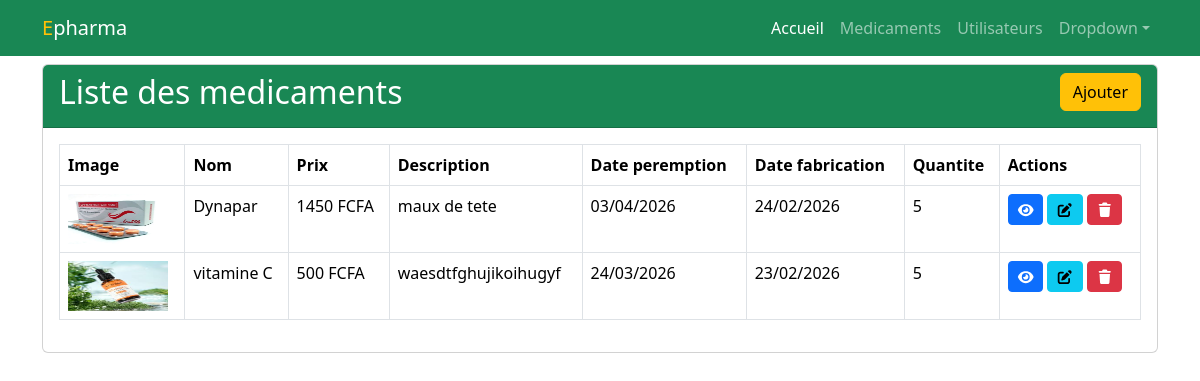
The app's page /epharma/index.php?page=medicament with its own data.
### tables this page shows
CREATE TABLE `medicaments` (
  `id` int(11) NOT NULL,
  `nom` varchar(255) NOT NULL,
  `prix` int(11) NOT NULL,
  `description` text NOT NULL,
  `peremption` date NOT NULL,
  `fab` date NOT NULL,
  `stock` int(11) NOT NULL,
  `image` varchar(255) NOT NULL
);

### epharma/models/database.php (called while the page is built, shortened)
<?php
try{
    $db = new PDO("mysql:host=localhost;dbname=epharma", "root", "");
}catch( PDOException $e){
    die("Erreur : ".$e->getMessage()." à la ligne ".__LINE__);
}
function recupererTousLesMedicaments(){
    global $db;
    try {
       $q =  $db->prepare("SELECT * FROM medicaments ORDER BY id DESC");
       $q->execute();
       return $q->fetchAll();
    }catch( PDOException $e){
        die("Erreur : ".$e->getMessage()." à la ligne ".__LINE__);
    }
}

### epharma/views/medicaments.php (the view, shortened to what this page needs)
<div class="container mt-5 pt-3">
    <div class="card">
        <div class="card-header bg-success text-white">
            <div class="row">
                <h2 class="col-md-10">Liste des medicaments</h2>
                <div class="col-md-2 text-end">
                    <a href="?page=medicament&type=ajout" class="btn btn-warning">Ajouter</a>
                </div>
            </div>
        </div>
        <div class="card-body">
            <table class="table table-bordered">
                <thead>
                    <tr>
                        <th>Image</th>
                        <th>Nom</th>
                        <th>Prix</th>
                        <th>Description</th>
                        <th>Date peremption</th>
                        <th>Date fabrication</th>
                        <th>Quantite</th>
                        <th>Actions</th>
                    </tr>
                </thead>
                <tbody>
                    <?php foreach($medicaments as $m){ ?>
                    <tr>
                        <td>
                            <img src="images/<?= $m['image'] ?>" width="100" height="50" alt="">
                        </td>
                        <td><?=  $m["nom"] ?></td>
                        <td><?= $m["prix"] ?> FCFA</td>
                        <td><?= $m["description"] ?></td>
                        <td><?= date("d/m/Y", strtotime($m["peremption"]))  ?></td>
                        <td><?= date("d/m/Y" ,strtotime($m["fab"])) ?></td>
                        <td><?= $m["stock"] ?></td>
                        <td>
                            <a href="?page=medicament&info=<?= $m['id'] ?>" class="btn btn-primary btn-sm"><i class="fa fa-eye"></i></a>
                            <a href="?page=medicament&type=edit&id=<?= $m['id'] ?>" class="btn btn-info btn-sm"><i class="fa fa-edit"></i></a>
                            <a href="" data-bs-toggle="modal" data-bs-target="#exampleModal<?= $m['id'] ?>" class="btn btn-danger btn-sm"><i class="fa fa-trash"></i></a>
                        </td>
                    </tr>
                    <?php } ?>
                </tbody>
            </table>
        </div>
    </div>
</div>

### epharma/views/header.php (shortened to what this page needs)
<!DOCTYPE html>
<html lang="en">
<head>
    <link rel="stylesheet" href="https://cdnjs.cloudflare.com/ajax/libs/font-awesome/7.0.1/css/all.min.css" />
    <link rel="stylesheet" href="https://cdn.jsdelivr.net/npm/bootstrap@5.3.8/dist/css/bootstrap.min.css">
</head>
<body>
    <nav
        class="navbar navbar-expand-sm navbar-dark bg-success fixed-top"
    >
        <div class="container">
            <a class="navbar-brand" href="#"> <span class="text-warning">E</span>pharma</a>
            <div class="collapse navbar-collapse" id="collapsibleNavId">
                <ul class="navbar-nav ms-auto mt-2 mt-lg-0">
                    <li class="nav-item">
                        <a class="nav-link active" href="?page=home" aria-current="page"
                            >Accueil
                            <span class="visually-hidden">(current)</span></a
                        >
                    </li>
                    <li class="nav-item">
                        <a class="nav-link" href="?page=medicament">Medicaments</a>
                    </li>
                     <li class="nav-item">
                        <a class="nav-link" href="?page=utilisateur">Utilisateurs</a>
                    </li>
                    <li class="nav-item dropdown">
                        <a
                            class="nav-link dropdown-toggle"
                            href="#"
                            id="dropdownId"
                            data-bs-toggle="dropdown"
                            aria-haspopup="true"
                            aria-expanded="false"
                            >Dropdown</a
                        >
                    </li>
                </ul>
            </div>
        </div>
    </nav>

### epharma/index.php (shortened to what this page needs)
<?php
    require_once("models/database.php");
    require_once("views/header.php");
    if (isset($_GET["page"])) {
        switch ($_GET["page"]) {
            case 'medicament':
                require_once("controllers/medicamentController.php");
                break;
        }
    }else{
        require_once("controllers/homeController.php");
    }
    require_once("views/footer.php");

### epharma/controllers/medicamentController.php (shortened to what this page needs)
<?php
$medicaments = recupererTousLesMedicaments();
if (isset($_GET["info"])) {
    $m = recupererUnMedicament($_GET["info"]);
    require_once("views/infomedoc.php");
}else{
    if(isset($_GET["type"])){
        if (isset($_GET["id"])) {
            $medoc = recupererUnMedicament($_GET["id"]);
        }
        require_once("views/addmedicament.php");
    }else{
        require_once("views/medicaments.php");
    }
}

### epharma/views/footer.php (shortened to what this page needs)
</body>
</html>

### records on screen
medicaments: image (picture), nom "Dynapar", prix "1450", description "maux de tete", peremption "03/04/2026", fab "24/02/2026", stock "5"
medicaments: image (picture), nom "vitamine C", prix "500", description "waesdtfghujikoihugyf", peremption "24/03/2026", fab "23/02/2026", stock "5"
